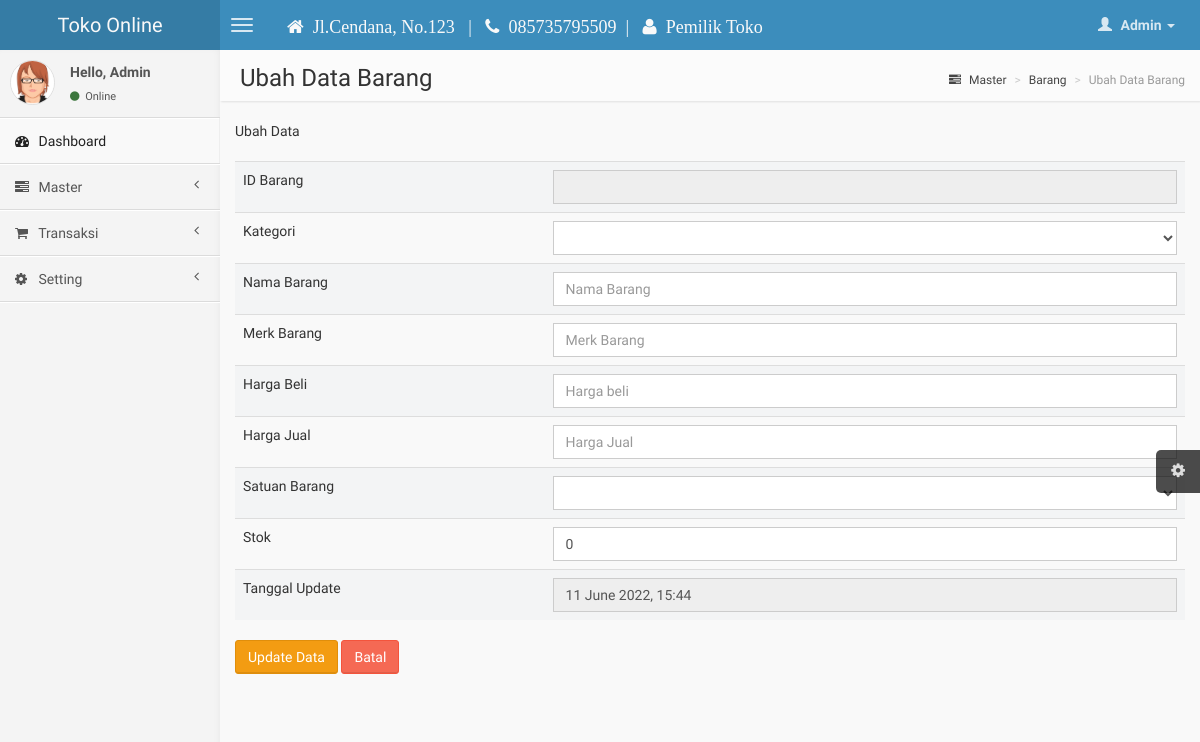
The app's page /ubah.php (signed in) with its own data.
### tables this page shows
CREATE TABLE `identitas_toko` (
  `id_toko` int(11) NOT NULL,
  `nama_toko` varchar(255) NOT NULL,
  `alamat_toko` text NOT NULL,
  `telp` varchar(20) NOT NULL,
  `nama_pemilik` varchar(255) NOT NULL
);

### functions.php (called while the page is built, shortened)
<?php
$conn = mysqli_connect("localhost", "root", "", "toko");
function query($query)
{
    global $conn;
    $result = mysqli_query($conn, $query);
    while ($row = mysqli_fetch_assoc($result)) {
        $rows[] = $row;
    }
    if ($rows) {
        return $rows;
    } else {
        return "";
    }
}

### ubah.php (the view, shortened to what this page needs)
<?php
require "template/header.php";
$id = $_GET["id_barang"];
$brg = query("select barang.*, kategori.id_kategori, kategori.nama_kategori
from barang inner join kategori on barang.id_kategori = kategori.id_kategori
WHERE id_barang='$id'")[0];
$qkat = query("SELECT * FROM kategori");
?>
<aside class="right-side">
    <section class="content-header">
        <h1>
            Ubah Data Barang
        </h1>
        <ol class="breadcrumb">
            <li><a href="#"><i class="fa fa-tasks"></i> Master</a></li>
            <li><a href="#">Barang</a></li>
            <li class="active">Ubah Data Barang</li>
        </ol>
    </section>
    <section class="content">
        <div class="row">
            <div class="col-xs-12">
                <div class="header">
                    Ubah Data
                    <br><br>
                </div>
                <form role="form" action="" method="POST" enctype="multipart/form-data">
                    <table class="table table-striped bordered">
                        <tr>
                            <td>ID Barang</td>
                            <td><input type="text" readonly="readonly" required value="<?= $brg["id_barang"] ?>" class="form-control" name="id_barang"></td>
                        </tr>
                        <tr>
                            <td>Kategori</td>
                            <td>
                                <select name="id_kategori" class="form-control" required>
                                    <option value="<?= $brg["id_kategori"] ?>" selected><?= $brg["nama_kategori"]  ?></option>
                                    <?php foreach ($qkat as $isi) { ?>
                                        <option value="<?= $isi["id_kategori"] ?>"><?= $isi["nama_kategori"]  ?></option>
                                    <?php }  ?>
                                </select>
                            </td>
                        </tr>
                        <tr>
                            <td>Nama Barang</td>
                            <td><input type="text" placeholder="Nama Barang" required class="form-control" name="nama_barang" value="<?= $brg["nama_barang"]; ?>"></td>
                        </tr>
                        <tr>
                            <td>Merk Barang</td>
                            <td><input type="text" placeholder="Merk Barang" required class="form-control" name="merk" value="<?= $brg["merk"]; ?>"></td>
                        </tr>
                        <tr>
                            <td>Harga Beli</td>
                            <td><input type="number" placeholder="Harga beli" required class="form-control" name="harga_beli" value="<?= $brg["harga_beli"]; ?>"></td>
                        </tr>
                        <tr>
                            <td>Harga Jual</td>
                            <td><input type="number" placeholder="Harga Jual" required class="form-control" name="harga_jual" value="<?= $brg["harga_jual"]; ?>"></td>
                        </tr>
                        <tr>
                            <td>Satuan Barang</td>
                            <td>
                                <select name="satuan_barang" class="form-control" required>
                                    <option value="<?= $brg["satuan_barang"]; ?>"><?= $brg["satuan_barang"]; ?></option>
                                    <option value="#">Pilih Satuan</option>
                                </select>
                            </td>
                        </tr>
                        <tr>
                            <td>Stok</td>
                            <?php $stok = $brg["stok"]; ?><?php settype($stok, "integer"); ?>
                            <td><input type="number" value="<?= $stok ?>" placeholder="Stok" required class="form-control" name="stok"></td>
                        </tr>
                        <tr>
                            <td>Tanggal Update</td>
                            <td><input type="text" required readonly="readonly" class="form-control" value="<?php date_default_timezone_set('Asia/Jakarta');
                                                                                                            echo  date("j F Y, H:i"); ?>" name="tgl_update"></td>
                        </tr>
                    </table>
                    <button type="submit" name="ubah" id="ubah" class="btn btn-warning"> Update Data </button>
                    <a href="barang.php" class="btn btn-danger">Batal </a>
            </div>
        </div>
        <br>
        </div>
</body>
</html>

### template/header.php (shortened to what this page needs)
<?php
require './functions.php';
$barang = query("select barang.*, kategori.id_kategori, kategori.nama_kategori
from barang inner join kategori on barang.id_kategori = kategori.id_kategori");
$atur = mysqli_query($conn, "SELECT * FROM identitas_toko");
$setting = mysqli_fetch_array($atur);
$user1 = $_SESSION["user"];
$user2 = ucfirst($user1);
?>
<!DOCTYPE html>
<html>
<head>
    <link href="./css/bootstrap.min.css" rel="stylesheet" type="text/css" />
    <link href="./css/font-awesome.min.css" rel="stylesheet" type="text/css" />
    <link href="./css/ionicons.min.css" rel="stylesheet" type="text/css" />
    <link href="./css/morris/morris.css" rel="stylesheet" type="text/css" />
    <link href="./css/jvectormap/jquery-jvectormap-1.2.2.css" rel="stylesheet" type="text/css" />
    <link href="./css/fullcalendar/fullcalendar.css" rel="stylesheet" type="text/css" />
    <link href="./css/daterangepicker/daterangepicker-bs3.css" rel="stylesheet" type="text/css" />
    <link href="./css/bootstrap-wysihtml5/bootstrap3-wysihtml5.min.css" rel="stylesheet" type="text/css" />
    <link href="./css/datatables/dataTables.bootstrap.css" rel="stylesheet" type="text/css" />
    <link href="./css/AdminLTE.css" rel="stylesheet" type="text/css" />
</head>
<body class="skin-blue">
    <header class="header" id="header">
        <a href="index.php" class="logo">
            <?= $setting['nama_toko']; ?>
        </a>
        <nav class="navbar navbar-static-top" role="navigation">
            <a href="#" class="navbar-btn sidebar-toggle" data-toggle="offcanvas" role="button">
                <span class="icon-bar"></span>
                <span class="icon-bar"></span>
                <span class="icon-bar"></span>
            </a>
            <h1 class="navbar-btn sidebar-toggle"> </h1>
            <h4 class="navbar-btn sidebar-toggle" style="color: #f9f9f9; font-family:  'cursive'" ;>
                <i class="fa fa-home"></i> &nbsp;<?= $setting['alamat_toko']; ?> &nbsp;&nbsp;|&nbsp;&nbsp;
                <i class="fa fa-phone"></i>&nbsp; <?= $setting['telp']; ?>&nbsp;&nbsp;|&nbsp;&nbsp;
                <i class="fa fa-user"></i>&nbsp; <?= $setting['nama_pemilik']; ?>
            </h4>
            <div class=" navbar-right">
                <ul class="nav navbar-nav">
                    <li class="dropdown user user-menu">
                        <a href="#" class="dropdown-toggle" data-toggle="dropdown">
                            <i class="glyphicon glyphicon-user"></i>
                            <span><?php echo "$user2" ?> <i class="caret"></i></span>
                        </a>
                    </li>
                </ul>
            </div>
        </nav>
    </header>
    <div class="wrapper row-offcanvas row-offcanvas-left">
        <aside class="left-side sidebar-offcanvas">
            <section class="sidebar" id="sidebar">
                <div class="user-panel">
                    <div class="pull-left image">
                        <img src="img/avatar3.png" class="img-circle" alt="User Image" />
                    </div>
                    <div class="pull-left info">
                        <p>Hello, <?php echo "$user2" ?></p>
                        <a href="#"><i class="fa fa-circle text-success"></i> Online</a>
                    </div>
                </div>
                <ul class="sidebar-menu">
                    <li class="active">
                        <a href="index.php">
                            <i class="fa fa-dashboard"></i> <span>Dashboard</span>
                        </a>
                    </li>
                    <li class="treeview">
                        <a href="#">
                            <i class="fa fa-tasks"></i>
                            <span>Master</span>
                            <i class="fa fa-angle-left pull-right"></i>
                        </a>
                    </li>
                    <li class="treeview">
                        <a href="#">
                            <i class="fa fa-shopping-cart"></i>
                            <span>Transaksi</span>
                            <i class="fa fa-angle-left pull-right"></i>
                        </a>
                    </li>
                    <li class="treeview">
                        <a href="#">
                            <i class="fa fa-cog"></i>
                            <span>Setting</span>
                            <i class="fa fa-angle-left pull-right"></i>
                        </a>
                    </li>
                </ul>
            </section>
        </aside>

### records on screen
identitas_toko: nama_toko "Toko Online", alamat_toko "Jl.Cendana, No.123", telp "085735795509", nama_pemilik "Pemilik Toko"

### other values on screen
$user2 "Admin"
